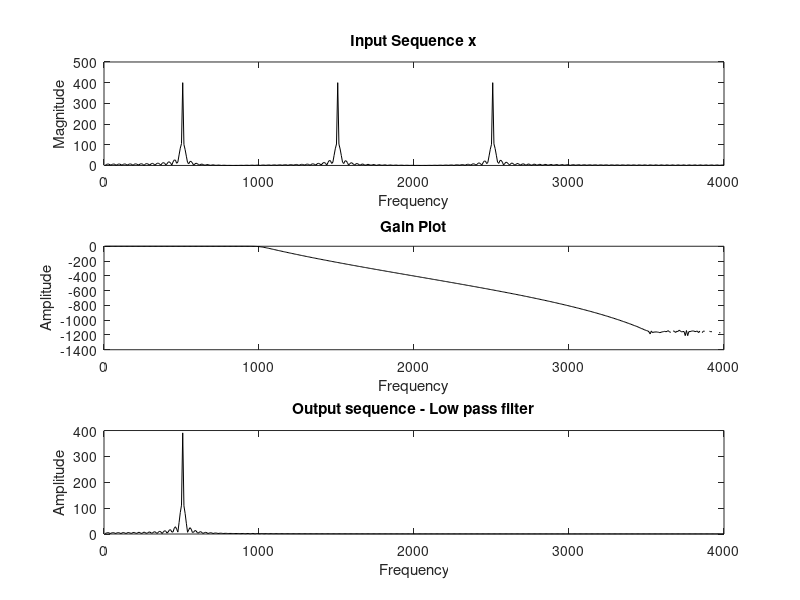

Write MATLAB code to recreate this figure.
%Butterworth filter - IIR
%inputs
clc;
clear all;
close all;
fsamp= 8000;
fp= 1000; %analog
fs= 1200; 
ws= (2*fs)/fsamp; %digital
wp= (2*fp)/fsamp;
ap= 3;
as= 40;
f1= 500;
f2= 1500;
f3= 2500;
order=1024;
%input signals
t= 0:(1/fsamp):0.1;
x1 = sin(2*pi*f1*t);
x2 = sin(2*pi*f2*t);
x3 = sin(2*pi*f3*t);
x = x1+x2+x3;
%input spectrum
fft_x=fft(x,order);
for i=1:order
    fr(i)=i*(fsamp/order);
end
%low pass
[N,Wn]= buttord(wp,ws,ap,as);
[b,a]= butter(N,Wn,'low'); %butterpass co efficients
[h,f]= freqz(b,a,order/2,fsamp);
y1= filter(b,a,x);
fft_y1=fft(y1,order);
figure(1);
subplot(311)
plot(fr(1:order/2),abs(fft_x(1:order/2)),'k');
title('Input Sequence x');
xlabel('Frequency');
ylabel('Magnitude');
subplot(312) %gain
h1=abs(h)/max(abs(h));
plot(fr(1:order/2),20*log(h1(1:order/2)),'k');
title('Gain Plot');
xlabel('Frequency'); ylabel('Amplitude');
subplot(313) %output
plot(fr(1:order/2),abs(fft_y1(1:order/2)),'k');
title('Output sequence - Low pass filter');
xlabel('Frequency'); ylabel('Amplitude');
